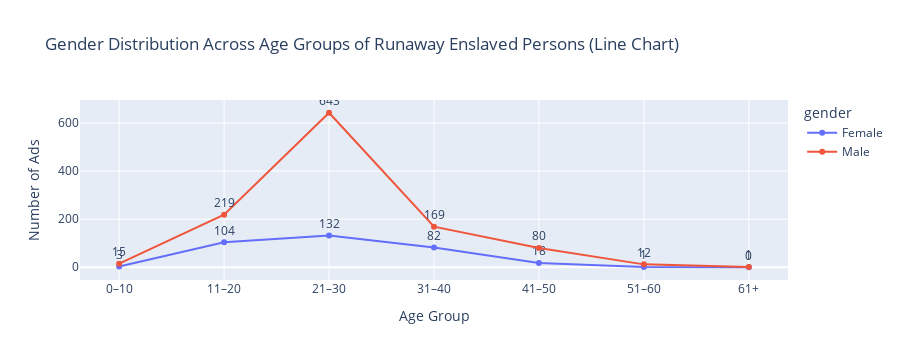

The notebook cell saved with this chart:
### Markdown cell above
#### **Male and Female Runaways by Age Group**
The intersection of gender and age is a key clue to understanding the living conditions of the enslaved and the possibility of resistance. Under the slavery system, the division of labor was highly dependent on gender and age structure. Different working environments also meant different possibilities of escape.

### Code cell
df_age_gender = df_s[
    df_s['approximate_age'].apply(lambda x: str(x).isdigit()) &
    (df_s['gender'] != 'Not_Provided')
].copy()
df_age_gender['approximate_age'] = df_age_gender['approximate_age'].astype(int)
bins = [0, 10, 20, 30, 40, 50, 60, 100]
labels = ['0–10', '11–20', '21–30', '31–40', '41–50', '51–60', '61+']
df_age_gender['age_group'] = pd.cut(df_age_gender['approximate_age'], bins=bins, labels=labels, right=True)
age_gender_counts = df_age_gender.groupby(['age_group', 'gender']).size().reset_index(name='count')
fig = px.line(
    age_gender_counts,
    x='age_group',
    y='count',
    color='gender',
    markers=True,  
    text='count',
    title='Gender Distribution Across Age Groups of Runaway Enslaved Persons (Line Chart)',
    labels={'age_group': 'Age Group', 'count': 'Number of Ads'}
)
fig.update_traces(textposition='top center')
fig.update_layout(
    xaxis_title='Age Group',
    yaxis_title='Number of Ads',
    uniformtext_minsize=8,
    uniformtext_mode='hide'
)

fig.show()

### Figure 1 — Plotly figure (JSON) as saved in the notebook; plotly's stock layout.template omitted (floating-point values rounded to 4 significant figures)
{"data": [{"hovertemplate": "gender=Female<br>Age Group=%{x}<br>Number of Ads=%{text}<extra></extra>", "legendgroup": "Female", "line": {"color": "#636efa", "dash": "solid"}, "marker": {"symbol": "circle"}, "mode": "lines+markers+text", "name": "Female", "orientation": "v", "showlegend": true, "text": [3, 104, 132, 82, 18, 1, 0], "textposition": "top center", "type": "scatter", "x": ["0–10", "11–20", "21–30", "31–40", "41–50", "51–60", "61+"], "xaxis": "x", "y": [3, 104, 132, 82, 18, 1, 0], "yaxis": "y"}, {"hovertemplate": "gender=Male<br>Age Group=%{x}<br>Number of Ads=%{text}<extra></extra>", "legendgroup": "Male", "line": {"color": "#EF553B", "dash": "solid"}, "marker": {"symbol": "circle"}, "mode": "lines+markers+text", "name": "Male", "orientation": "v", "showlegend": true, "text": [15, 219, 643, 169, 80, 12, 1], "textposition": "top center", "type": "scatter", "x": ["0–10", "11–20", "21–30", "31–40", "41–50", "51–60", "61+"], "xaxis": "x", "y": [15, 219, 643, 169, 80, 12, 1], "yaxis": "y"}], "layout": {"height": 360, "legend": {"title": {"text": "gender"}, "tracegroupgap": 0}, "title": {"text": "Gender Distribution Across Age Groups of Runaway Enslaved Persons (Line Chart)"}, "uniformtext": {"minsize": 8, "mode": "hide"}, "xaxis": {"anchor": "y", "autorange": true, "domain": [0, 1], "range": [-0.3888, 6.389], "title": {"text": "Age Group"}, "type": "category"}, "yaxis": {"anchor": "x", "autorange": true, "domain": [0, 1], "range": [-53.06, 696.1], "title": {"text": "Number of Ads"}, "type": "linear"}}}
